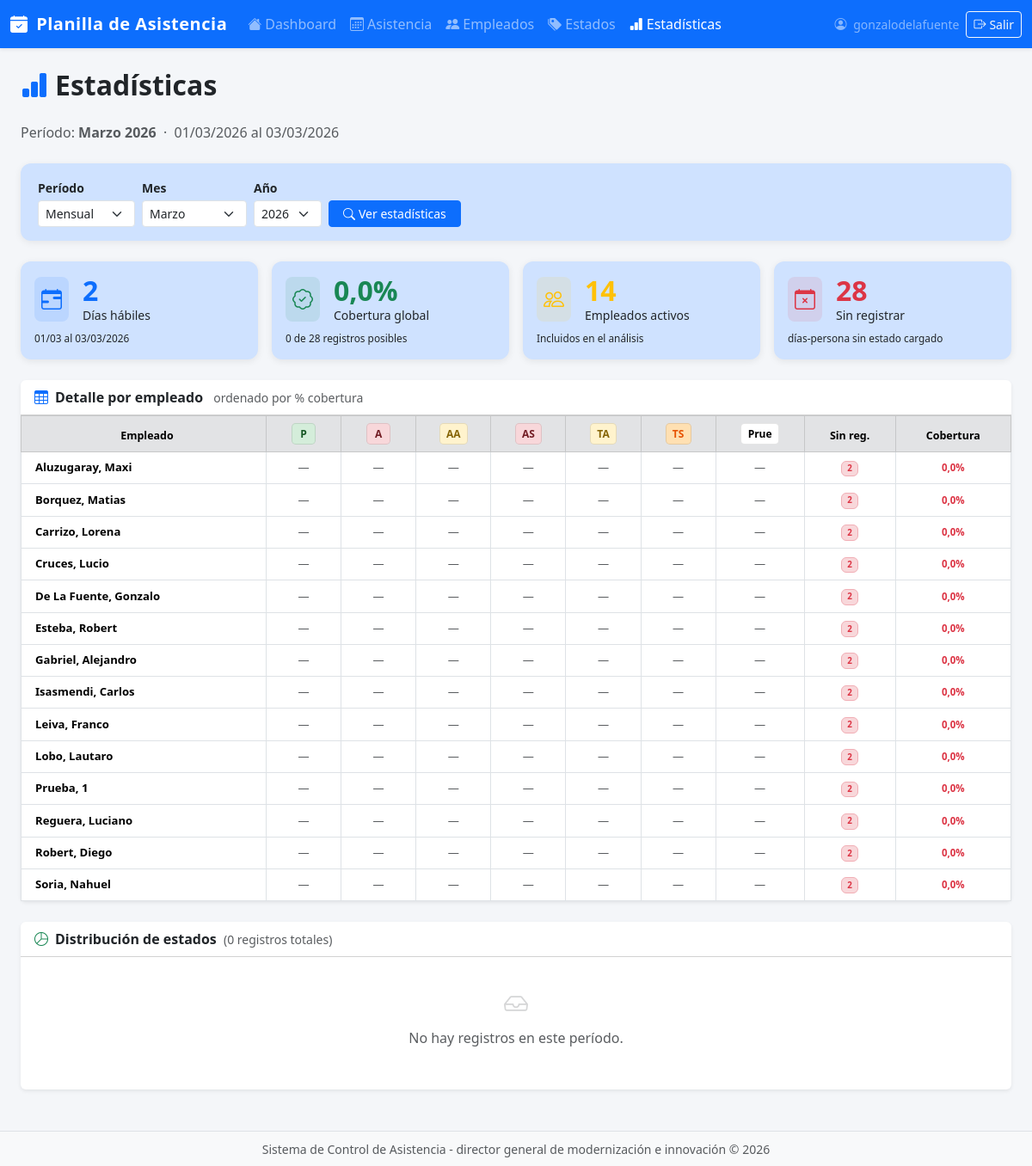
The page /estadisticas/ (signed in) on the database as committed earlier.
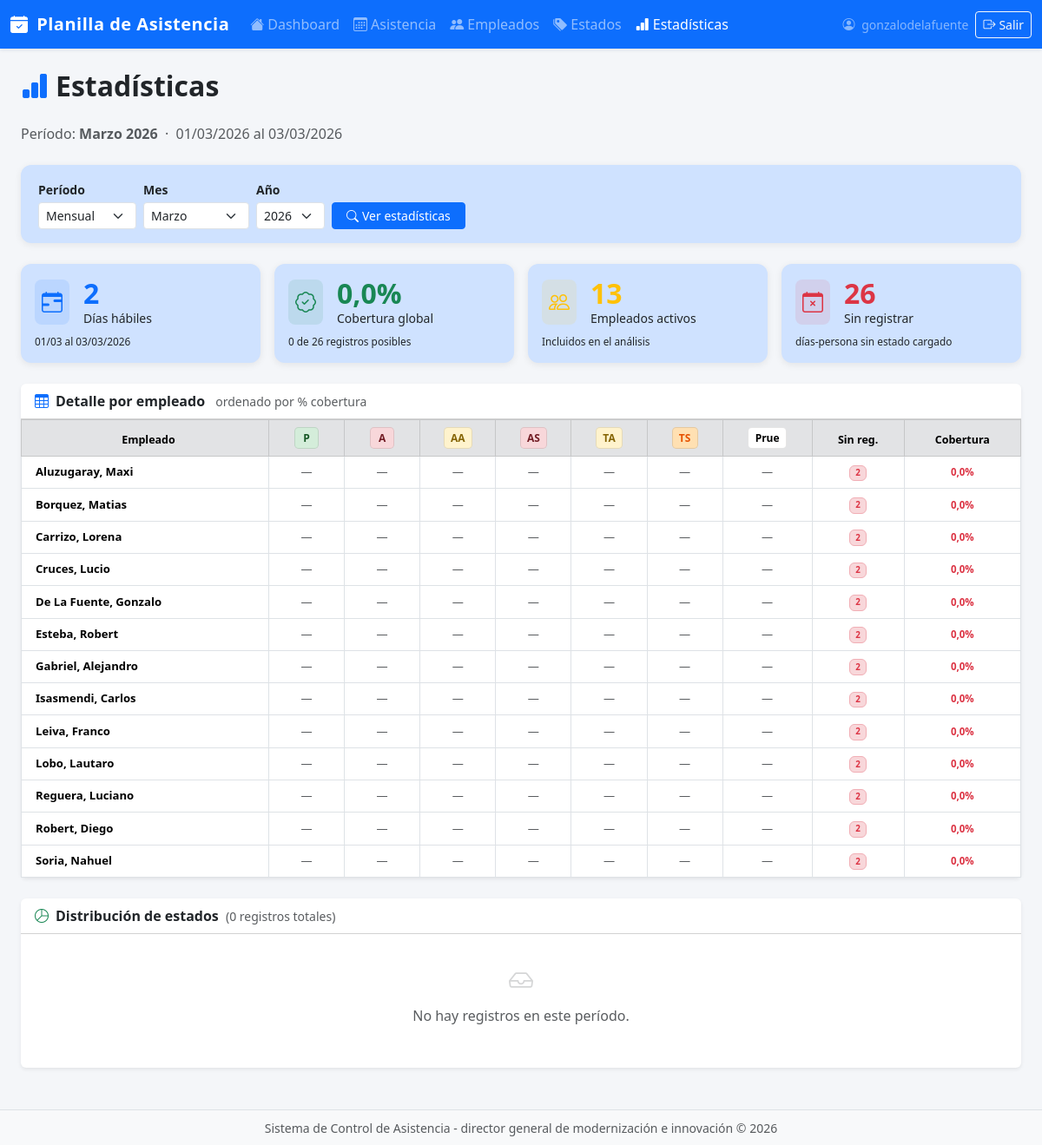
The same page on the database as committed later.
### app/asistencia/models.py (models this page shows, shortened)
class EstadoAsistencia(models.Model):
    codigo = models.CharField(max_length=5, unique=True)
    descripcion = models.CharField(max_length=100)
    color_fondo = models.CharField(max_length=7, default="#FFFFFF")
    color_texto = models.CharField(max_length=7, default="#000000")
    orden = models.PositiveIntegerField(default=0)
    activo = models.BooleanField(default=True)
    created_at = models.DateTimeField(auto_now_add=True)
    updated_at = models.DateTimeField(auto_now=True)
    class Meta:
        ordering = ['orden', 'codigo']
        verbose_name = "Estado de Asistencia"
        verbose_name_plural = "Estados de Asistencia"

class Empleado(models.Model):
    nombre = models.CharField(max_length=100)
    apellido = models.CharField(max_length=100)
    activo = models.BooleanField(default=True)
    fecha_alta = models.DateField(auto_now_add=True)
    notas = models.TextField(blank=True)
    created_at = models.DateTimeField(auto_now_add=True)
    updated_at = models.DateTimeField(auto_now=True)
    class Meta:
        ordering = ['apellido', 'nombre']
        verbose_name = "Empleado"
        verbose_name_plural = "Empleados"
    def __str__(self):
        return f"{self.apellido}, {self.nombre}"

### app/asistencia/views.py (the view, shortened to what this page needs)
# urls.py: path('estadisticas/', views.estadisticas, name='estadisticas'),
@login_required
def estadisticas(request):
    hoy = date.today()
    periodo = request.GET.get('periodo', 'mensual')
    try:
        anio = int(request.GET.get('anio', hoy.year))
    except ValueError:
        anio = hoy.year
    mes_param = hoy.month
    trimestre_param = (hoy.month - 1) // 3 + 1
    semestre_param = 1 if hoy.month <= 6 else 2
    try:
        if periodo == 'trimestral':
            trimestre_param = int(request.GET.get('trimestre', trimestre_param))
            trimestre_param = max(1, min(4, trimestre_param))
            mes_inicio = (trimestre_param - 1) * 3 + 1
            fecha_inicio = date(anio, mes_inicio, 1)
            mes_fin = mes_inicio + 2
            fecha_fin = date(anio, mes_fin, calendar.monthrange(anio, mes_fin)[1])
            titulo_periodo = f"T{trimestre_param} – {anio}"
        elif periodo == 'anual':
            fecha_inicio = date(anio, 1, 1)
            fecha_fin = date(anio, 12, 31)
            titulo_periodo = str(anio)
        else:  # mensual (default)
            periodo = 'mensual'
            mes_param = int(request.GET.get('mes', mes_param))
            mes_param = max(1, min(12, mes_param))
            fecha_inicio = date(anio, mes_param, 1)
            fecha_fin = date(anio, mes_param, calendar.monthrange(anio, mes_param)[1])
            titulo_periodo = f"{MESES_ES[mes_param]} {anio}"
    except (ValueError, TypeError):
        return redirect('estadisticas')
    fecha_fin_real = min(fecha_fin, hoy)
    dias_habiles = []
    d = fecha_inicio
    while d <= fecha_fin_real:
        if d.weekday() < 5:
            dias_habiles.append(d)
        d += timedelta(days=1)
    total_dias_habiles = len(dias_habiles)
    empleados = list(Empleado.objects.filter(activo=True))
    estados = list(EstadoAsistencia.objects.filter(activo=True))
    total_empleados = len(empleados)
    registros_qs = RegistroAsistencia.objects.filter(
        fecha__gte=fecha_inicio,
        fecha__lte=fecha_fin_real,
        empleado__activo=True,
    ).select_related('estado', 'empleado')
    total_registros = registros_qs.count()
    total_posibles = total_dias_habiles * total_empleados
    cobertura_global = round(total_registros / total_posibles * 100, 1) if total_posibles > 0 else 0
    dist_raw = (
        registros_qs
        .values('estado__id', 'estado__codigo', 'estado__descripcion',
                'estado__color_fondo', 'estado__color_texto', 'estado__orden')
        .annotate(total=Count('id'))
        .order_by('estado__orden')
    )
    dist_estados = []
    for item in dist_raw:
        pct = round(item['total'] / total_registros * 100, 1) if total_registros > 0 else 0
        dist_estados.append({**item, 'pct': pct})
    registros_por_emp = {}
    for r in registros_qs:
        registros_por_emp.setdefault(r.empleado_id, []).append(r)
    stats_por_empleado = []
    for emp in empleados:
        regs = registros_por_emp.get(emp.id, [])
        conteo = {e.codigo: 0 for e in estados}
        for r in regs:
            if r.estado.codigo in conteo:
                conteo[r.estado.codigo] += 1
        conteo_lista = [
            {'estado': e, 'cantidad': conteo.get(e.codigo, 0)}
            for e in estados
        ]
        total_marcados = len(regs)
        sin_registro = max(total_dias_habiles - total_marcados, 0)
        cobertura = round(total_marcados / total_dias_habiles * 100, 1) if total_dias_habiles > 0 else 0
        stats_por_empleado.append({
            'empleado': emp,
            'conteo_lista': conteo_lista,
            'total_marcados': total_marcados,
            'sin_registro': sin_registro,
            'cobertura': cobertura,
        })
    stats_por_empleado.sort(key=lambda x: x['cobertura'], reverse=True)
    sin_registro_total = sum(s['sin_registro'] for s in stats_por_empleado)
    tendencia_data = None
    primera_fecha = RegistroAsistencia.objects.aggregate(primera=Min('fecha'))['primera']
    min_year = primera_fecha.year if primera_fecha else hoy.year
    anios_disponibles = list(range(min_year, hoy.year + 1))
    return render(request, 'asistencia/estadisticas.html', {
        'periodo': periodo,
        'anio': anio,
        'titulo_periodo': titulo_periodo,
        'fecha_inicio': fecha_inicio,
        'fecha_fin_real': fecha_fin_real,
        'total_dias_habiles': total_dias_habiles,
        'total_empleados': total_empleados,
        'total_registros': total_registros,
        'total_posibles': total_posibles,
        'cobertura_global': cobertura_global,
        'dist_estados': dist_estados,
        'stats_por_empleado': stats_por_empleado,
        'estados': estados,
        'tendencia_data': tendencia_data,
        'sin_registro_total': sin_registro_total,
        'anios_disponibles': anios_disponibles,
        'MESES_ES': MESES_ES,
        'hoy': hoy,
        'mes_param': mes_param,
        'trimestre_param': trimestre_param,
        'semestre_param': semestre_param,
    })

### app/asistencia/templates/asistencia/estadisticas.html (shortened to what the changed rows need)
{% extends 'asistencia/base.html' %}
{% load static l10n %}
{% block content %}
<div class="d-flex justify-content-between align-items-start mb-4 flex-wrap gap-2">
  <div>
    <h2 class="fw-bold mb-0">
      <i class="bi bi-bar-chart-fill me-2 text-primary"></i>Estadísticas
    </h2>
    <br/>
  </div>
</div>
<div class="row g-3 mb-4 ">
  <div class="col-6 col-lg-3">
    <div class="card card-stat h-100 bg-primary-subtle">
      <div class="card-body">
        <div class="d-flex align-items-center gap-3">
          <div class="rounded-3 bg-success bg-opacity-10 p-2 flex-shrink-0">
          </div>
          <div>
          </div>
        </div>
        <div class=" mt-2" style="font-size:.74rem;">
          {{ total_registros }} de {{ total_posibles }} registros posibles
        </div>
      </div>
    </div>
  </div>
  <div class="col-6 col-lg-3">
    <div class="card card-stat h-100 bg-primary-subtle">
      <div class="card-body">
        <div class="d-flex align-items-center gap-3">
          <div>
            <div class="valor text-warning">{{ total_empleados }}</div>
            <div class=" small">Empleados activos</div>
          </div>
        </div>
      </div>
    </div>
  </div>
  <div class="col-6 col-lg-3">
    <div class="card card-stat h-100 bg-primary-subtle">
      <div class="card-body">
        <div class="d-flex align-items-center gap-3">
          <div>
            <div class="valor text-danger">{{ sin_registro_total }}</div>
            <div class=" small">Sin registrar</div>
          </div>
        </div>
      </div>
    </div>
  </div>
</div>
<div class="card border-0 shadow-sm mb-4">
  <div class="card-body p-0">
    <div class="table-responsive">
      <table class="table table-hover table-bordered align-middle mb-0 table-stats">
        <thead class="table-light bg-secondary">
          <tr>
            <th class="ps-3 text-center bg-secondary-subtle" style="min-width:150px;">Empleado</th>
            {% for estado in estados %}
            <th class="text-center bg-secondary-subtle" style="min-width:52px;">
              <span class="badge-estado"
                    style="background:{{ estado.color_fondo }};color:{{ estado.color_texto }};">
                {{ estado.codigo }}
              </span>
            </th>
            {% endfor %}
            <th class="text-center bg-secondary-subtle">Sin reg.</th>
            <th class="text-center bg-secondary-subtle">Cobertura</th>
          </tr>
        </thead>
        <tbody>
          {% for row in stats_por_empleado %}
          <tr>
            <td class="ps-3 fw-semibold">{{ row.empleado }}</td>
            {% for item in row.conteo_lista %}
            <td class="text-center">
              {% if item.cantidad > 0 %}
              <span class="badge-estado"
                    style="background:{{ item.estado.color_fondo }};color:{{ item.estado.color_texto }};">
                {{ item.cantidad }}
              </span>
              {% else %}
              <span class="text-muted">—</span>
              {% endif %}
            </td>
            {% endfor %}
            <td class="text-center">
              {% if row.sin_registro > 0 %}
              <span class="badge bg-danger-subtle text-danger border border-danger-subtle">
                {{ row.sin_registro }}
              </span>
              {% else %}
              <span class="text-success small"><i class="bi bi-check-circle"></i></span>
              {% endif %}
            </td>
            <td class="text-center fw-semibold">
              <span class="small fw-semibold
                {% if row.cobertura >= 95 %}text-success
                {% elif row.cobertura >= 80 %}text-warning
                {% else %}text-danger{% endif %}">
                {{ row.cobertura }}%
              </span>
            </td>
          </tr>
          {% empty %}
          <tr>
            <td colspan="20" class="text-center text-muted py-4">
              No hay empleados activos o no hay registros en este período.
            </td>
          </tr>
          {% endfor %}
        </tbody>
      </table>
    </div>
  </div>
</div>
{% endblock %}

Rows that differ between the two databases and show on the page:
no longer on this page (row edited): Empleado: empleado "Prueba, 1", sin_registro "2", cobertura "0,0"
Other text that changed with them:
{{ total_posibles }}: "28" → "26"
{{ total_empleados }}: "14" → "13"
{{ sin_registro_total }}: "28" → "26"
